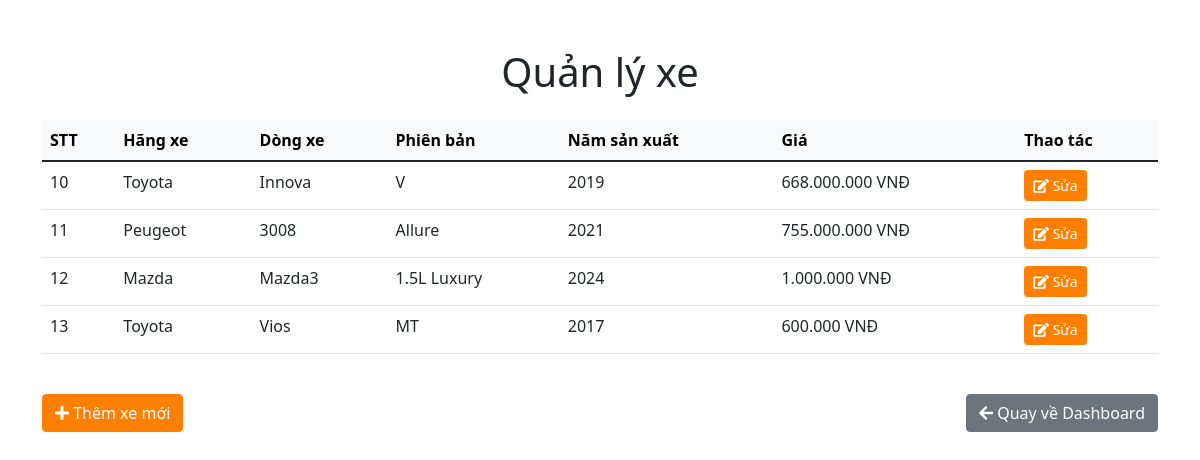
/manage_cars.php (signed in), run on the app's committed database.
### tables this page shows
CREATE TABLE `xe` (
  `id` int(11) NOT NULL,
  `phien_ban` varchar(100) DEFAULT NULL,
  `nam_san_xuat` year(4) NOT NULL,
  `kieu_dang` varchar(50) DEFAULT NULL,
  `xuat_xu` varchar(50) DEFAULT NULL,
  `so_ghe_ngoi` int(11) DEFAULT NULL,
  `odo` int(11) DEFAULT NULL,
  `nhien_lieu` varchar(20) DEFAULT NULL,
  `hop_so` varchar(20) DEFAULT NULL,
  `gia` decimal(12,2) DEFAULT NULL,
  `mo_ta` text DEFAULT NULL,
  `ngay_dang` datetime DEFAULT current_timestamp(),
  `hang_xe_id` int(11) NOT NULL,
  `dong_xe_id` int(11) NOT NULL,
  `thue_xe` tinyint(1) DEFAULT 0,
  `bien_so` varchar(50) DEFAULT NULL
);

CREATE TABLE `hang_xe` (
  `id` int(11) NOT NULL,
  `ten_hang_xe` varchar(50) NOT NULL
);

CREATE TABLE `dong_xe` (
  `id` int(11) NOT NULL,
  `ten_dong_xe` varchar(50) NOT NULL,
  `hang_xe_id` int(11) NOT NULL
);

### manage_cars.php (the view, shortened to what this page needs)
<?php
require_once 'config.php';
$sql = "SELECT xe.*, hang_xe.ten_hang_xe, dong_xe.ten_dong_xe
        FROM xe
        JOIN hang_xe ON xe.hang_xe_id = hang_xe.id
        JOIN dong_xe ON xe.dong_xe_id = dong_xe.id";
$result = $conn->query($sql);
?>
<!DOCTYPE html>
<html lang="vi">
<head>
    <link href="https://cdn.jsdelivr.net/npm/bootstrap@5.1.3/dist/css/bootstrap.min.css" rel="stylesheet">
    <link rel="stylesheet" href="https://cdnjs.cloudflare.com/ajax/libs/font-awesome/5.15.3/css/all.min.css">
</head>
<body>
    <div class="container mt-5">
        <h1 class="text-center mb-4">Quản lý xe</h1>
        <div class="table-responsive">
            <table class="table table-hover">
                <thead class="table-light">
                    <tr>
                        <th>STT</th>
                        <th>Hãng xe</th>
                        <th>Dòng xe</th>
                        <th>Phiên bản</th>
                        <th>Năm sản xuất</th>
                        <th>Giá</th>
                        <th>Thao tác</th>
                    </tr>
                </thead>
                <tbody>
                    <?php
                    if ($result->num_rows > 0) {
                        while ($row = $result->fetch_assoc()) {
                            ?>
                            <tr>
                                <td><?= $row['id'] ?></td>
                                <td><?= $row['ten_hang_xe'] ?></td>
                                <td><?= $row['ten_dong_xe'] ?></td>
                                <td><?= $row['phien_ban'] ?></td>
                                <td><?= $row['nam_san_xuat'] ?></td>
                                <td><?= number_format($row['gia'], 0, ',', '.') ?> VNĐ</td>
                                <td>
                                    <a href="edit_car.php?id=<?= $row['id'] ?>" class="btn btn-primary btn-sm">
                                        <i class="fas fa-edit"></i> Sửa
                                    </a>
                                </td>
                            </tr>
                            <?php
                        }
                    } else {
                        ?>
                        <tr>
                            <td colspan="7" class="text-center">Không có dữ liệu</td>
                        </tr>
                        <?php
                    }
                    ?>
                </tbody>
            </table>
        </div>
        <div class="d-flex justify-content-between mt-4">
            <a href="formthemxe.php" class="btn btn-primary">
                <i class="fas fa-plus"></i> Thêm xe mới
            </a>
            <a href="admin_dashboard.php" class="btn btn-secondary">
                <i class="fas fa-arrow-left"></i> Quay về Dashboard
            </a>
        </div>
    </div>
</body>
</html>

### manage_cars.php (style rules this page uses)
:root { --primary-color: #ff7f00; --secondary-color: #f44336; }
.btn-primary { background-color: var(--primary-color); border-color: var(--primary-color); }

### data on the page
xe: id "10", hang_xe.ten_hang_xe "Toyota", dong_xe.ten_dong_xe "Innova", phien_ban "V", nam_san_xuat "2019", gia "668.000.000"
xe: id "11", hang_xe.ten_hang_xe "Peugeot", dong_xe.ten_dong_xe "3008", phien_ban "Allure", nam_san_xuat "2021", gia "755.000.000"
xe: id "12", hang_xe.ten_hang_xe "Mazda", dong_xe.ten_dong_xe "Mazda3", phien_ban "1.5L Luxury", nam_san_xuat "2024", gia "1.000.000"
xe: id "13", hang_xe.ten_hang_xe "Toyota", dong_xe.ten_dong_xe "Vios", phien_ban "MT", nam_san_xuat "2017", gia "600.000"
